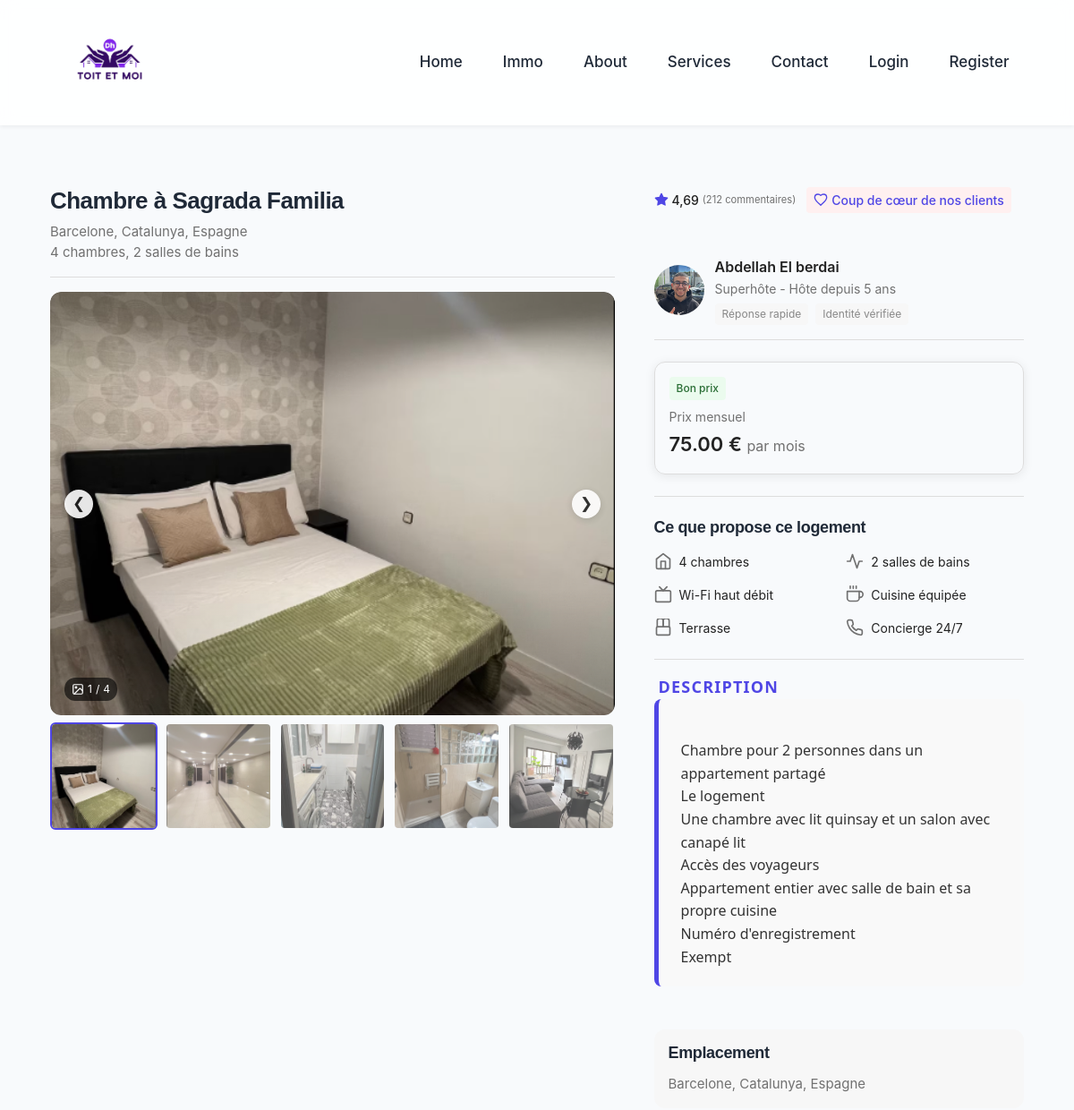
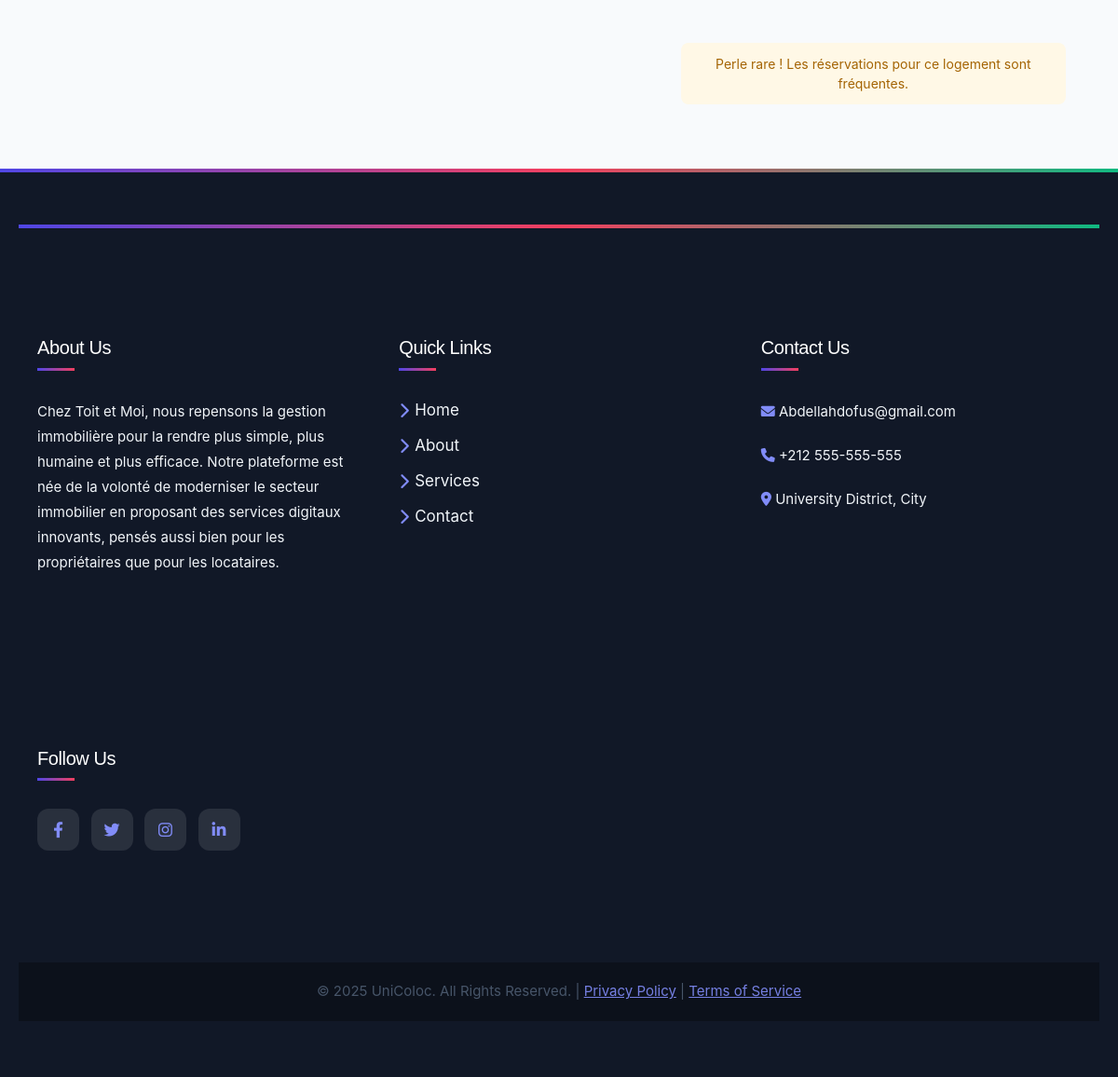
/20, run on the app's committed database (2 pictures, top to bottom).
### app/models.py (models this page shows, shortened)
class BienImmo(models.Model):
    x = [
        ('a vendre', 'a vendre'),
        ('a louer', 'a louer')
    ]
    name = models.CharField(max_length=200, default='nouvelle apartement')
    type = models.CharField(max_length=50, null=True, blank=True, choices=x)
    price = models.DecimalField(max_digits=15, decimal_places=2)
    content = models.TextField()
    address = models.CharField(max_length=255, default='')
    image1 = models.ImageField(upload_to='photos/%y/%m/%d', default='photos/25/04/25/pfp.jpg')
    image2 = models.ImageField(upload_to='photos/%y/%m/%d', default='photos/25/04/25/pfp.jpg')
    image3 = models.ImageField(upload_to='photos/%y/%m/%d', default='photos/25/04/25/pfp.jpg')
    image4 = models.ImageField(upload_to='photos/%y/%m/%d', default='photos/25/04/25/pfp.jpg')
    image5 = models.ImageField(upload_to='photos/%y/%m/%d', default='photos/25/04/25/pfp.jpg')
    user = models.ForeignKey(entrepreneur,on_delete=models.CASCADE)
    active = models.BooleanField(default=True)
    class Meta:
        ordering = ['price']

class entrepreneur(models.Model):
    user = models.ForeignKey(CustomUser,on_delete=models.CASCADE,primary_key=True)
    entreprise=models.CharField(max_length=50, default='x')

class CustomUser(AbstractUser):
    status = [
        ('entrepreneur', 'entrepreneur'),
        ('client', ' client'),
        ('admin','admin'),
        ('visiteur','visiteur')
    ]
    status = models.CharField(max_length=50, default='visiteur', choices=status)
    profile_picture = models.ImageField(upload_to='locataire_profile_pics/',default='locataire_profile_pics/Default.jpg', null=True, blank=True)
    phone_number = models.CharField(max_length=15, null=True, blank=True)
    date_of_birth = models.DateField(null=True, blank=True)
    address = models.CharField(max_length=255, null=True, blank=True)
    Carteid= models.CharField(max_length=100, null=True, blank=True)

### app/views.py (the view, shortened to what this page needs)
# urls.py: path('<int:id>',views.product_detail,name='Product' ),
def product_detail(request, id):
    bien = get_object_or_404(BienImmo, id=id)
    is_favoris = request.user.is_authenticated and Favoris.objects.filter(user=request.user, bien=bien).exists()
    form = ReservationForm(request.POST or None)
    return render(request, 'products/product.html', {
        'x': bien,
        'form': form,
        'is_favoris': is_favoris,
    })

### app/context_processors.py (called while the page is built)
def unread_message_count(request):
    if request.user.is_authenticated:
        count = Message.objects.filter(recipient=request.user, is_read=False).count()
        return {'unread_message_count': count}
    return {}

### templates/products/product.html (shortened to what this page needs)
{% extends 'base.html' %}
{% load static %}
{% block content %}
<div class="product-container">
  <div class="product-card">
    <div>
      <div class="product-header">
        <h3 class="product-name">{{ x.name }}</h3>
        <p class="product-subtitle">{{x.address}}<br>4 chambres, 2 salles de bains</p>
      </div>
      <div class="product-image-gallery">
        <img src="{{ x.image1.url }}" alt="{{ x.name }}" class="product-image-main" id="main-image">
        <div class="image-gallery-controls">
          <button class="gallery-control prev" onclick="prevImage()">&#10094;</button>
          <button class="gallery-control next" onclick="nextImage()">&#10095;</button>
        </div>
        <div class="gallery-indicator">
          <svg xmlns="http://www.w3.org/2000/svg" viewBox="0 0 24 24" fill="none" stroke="currentColor" stroke-width="2" stroke-linecap="round" stroke-linejoin="round">
            <rect x="3" y="3" width="18" height="18" rx="2" ry="2"></rect>
            <circle cx="8.5" cy="8.5" r="1.5"></circle>
            <polyline points="21 15 16 10 5 21"></polyline>
          </svg>
          <span id="current-image">1</span> / <span>4</span>
        </div>
      </div>
      <div class="product-image-thumbnails">
        <img src="{{ x.image1.url }}" alt="{{ x.name }}" class="thumbnail active" onclick="changeMainImage(this, '{{ x.image1.url }}', 0)">
        <img src="{{ x.image2.url }}" alt="{{ x.name }}" class="thumbnail" onclick="changeMainImage(this, '{{ x.image2.url }}', 1)">
        <img src="{{ x.image3.url }}" alt="{{ x.name }}" class="thumbnail" onclick="changeMainImage(this, '{{ x.image3.url }}', 2)">
        <img src="{{ x.image4.url }}" alt="{{ x.name }}" class="thumbnail" onclick="changeMainImage(this, '{{ x.image4.url }}', 3)">
        <img src="{{ x.image5.url }}" alt="{{ x.name }}" class="thumbnail" onclick="changeMainImage(this, '{{ x.image5.url }}', 4)">
      </div>
    </div>
    <div class="content-wrapper">
      <div class="badge-container">
        <div class="rating-badge">
          <svg xmlns="http://www.w3.org/2000/svg" width="16" height="16" viewBox="0 0 24 24" fill="currentColor" stroke="currentColor" stroke-width="2" stroke-linecap="round" stroke-linejoin="round">
            <polygon points="12 2 15.09 8.26 22 9.27 17 14.14 18.18 21.02 12 17.77 5.82 21.02 7 14.14 2 9.27 8.91 8.26 12 2"></polygon>
          </svg>
          4,69 <small>(212 commentaires)</small>
        </div>
        <div class="rating-badge featured-badge">
          Coup de cœur de nos clients
        </div>
      </div>
      <div class="host-section">
        <img src="{{x.user.user.profile_picture.url}}" alt="Host" class="host-avatar">
        <div class="host-info">
          <div class="host-name">{{ x.user.user.first_name }} {{ x.user.user.last_name }}</div>
          <div class="host-status">Superhôte - Hôte depuis 5 ans</div>
          <div class="host-badges">
            <span class="host-badge">Réponse rapide</span>
            <span class="host-badge">Identité vérifiée</span>
          </div>
        </div>
      </div>
      <div class="price-section">
        <div class="price-tag">Bon prix</div>
        <div class="price-label">Prix mensuel</div>
        <div class="product-price">{{ x.price }} € <small>par mois</small></div>
      </div>
      <div class="property-features">
        <h4 class="feature-title">Ce que propose ce logement</h4>
        <div class="feature-grid">
          <div class="feature-item">
            <svg class="feature-icon" xmlns="http://www.w3.org/2000/svg" viewBox="0 0 24 24" fill="none" stroke="currentColor" stroke-width="2" stroke-linecap="round" stroke-linejoin="round">
              <path d="M3 9l9-7 9 7v11a2 2 0 0 1-2 2H5a2 2 0 0 1-2-2z"></path>
              <polyline points="9 22 9 12 15 12 15 22"></polyline>
            </svg>
            4 chambres
          </div>
          <div class="feature-item">
            <svg class="feature-icon" xmlns="http://www.w3.org/2000/svg" viewBox="0 0 24 24" fill="none" stroke="currentColor" stroke-width="2" stroke-linecap="round" stroke-linejoin="round">
              <path d="M22 12h-4l-3 9L9 3l-3 9H2"></path>
            </svg>
            2 salles de bains
          </div>
          <div class="feature-item">
            <svg class="feature-icon" xmlns="http://www.w3.org/2000/svg" viewBox="0 0 24 24" fill="none" stroke="currentColor" stroke-width="2" stroke-linecap="round" stroke-linejoin="round">
              <rect x="2" y="7" width="20" height="15" rx="2" ry="2"></rect>
              <polyline points="17 2 12 7 7 2"></polyline>
            </svg>
            Wi-Fi haut débit
          </div>
          <div class="feature-item">
            Cuisine équipée
          </div>
          <div class="feature-item">
            Terrasse
          </div>
          <div class="feature-item">
            Concierge 24/7
          </div>
        </div>
      </div>
      <div class="product-description">
        {{ x.content }}
      </div>
      <div class="location-section">
        <h4 class="location-title">Emplacement</h4>
        <div class="location-address">{{ x.address }}</div>
      </div>
      <p class="urgent-message">Perle rare ! Les réservations pour ce logement sont fréquentes.</p>
</div>
{% endblock content %}

### templates/base.html (shortened to what this page needs)
{% load static %}
<!DOCTYPE html>
<html lang="en">
<head>
    <link rel="stylesheet" href="https://cdnjs.cloudflare.com/ajax/libs/font-awesome/6.0.0/css/all.min.css">
    <script src="https://cdn.tailwindcss.com"></script>
<link rel="stylesheet" href="https://cdn.jsdelivr.net/npm/flatpickr/dist/flatpickr.min.css">
    <link href="https://cdn.jsdelivr.net/npm/bootstrap@5.3.5/dist/css/bootstrap.min.css" rel="stylesheet">
</head>
<body>
  <body>
    <nav class="navbar">
        <div class="logo">
          <a href="{% url 'SayHello' %}">
            <img src="\media\photos\25\04\25\logo.png" alt="Toit et Moi">
          </a>
        </div>
        <ul class="nav-links" id="nav-links">
            <li><a href="{% url 'SayHello' %}">Home</a></li>
            <li><a href="{% url 'Products' %}">Immo</a></li>
            <li><a href="{% url 'Settings' %}">About</a></li>
            <li><a href="{% url 'Services' %}">Services</a></li>
            <li><a href="{% url 'Contact' %}">Contact</a></li>
            {% if user.is_authenticated %}
            <li class="relative">
              <a href="javascript:void(0)" id="profile-menu-toggle">
                <img src="{{ request.user.profile_picture.url }}"  alt="Profile Picture" class="w-12 h-12 rounded-full border-2 border-primary-light">
              </a>
          </li>
            <ul id="profile-menu">
            <li><a href="{% url 'profile' %}" class="block px-4 py-2 text-dark-color hover:bg-light-gray">Profile</a></li>
            <li><a href="{% url 'modify_profile' %}" class="block px-4 py-2 text-dark-color hover:bg-light-gray">Modify Profile</a></li>
            <li><a href="{% url 'AddProduct' %}" class="block px-4 py-2 text-dark-color hover:bg-light-gray">Add Product</a></li>
            {% if user.status != 'admin' %}
            <li><a href="{% url 'my_favoris' %}" class="block px-4 py-2 text-dark-color hover:bg-light-gray">Mes favoris</a></li>
            {% endif %}
            <li>
  <a href="{% url 'inbox' %}">
    Messages
    {% if unread_message_count > 0 %}
      <span class="badge">{{ unread_message_count }}</span>
    {% endif %}
  </a>
</li>
<style>.badge {
  background-color: red;
  color: white;
  border-radius: 50%;
  padding: 3px 7px;
  font-size: 0.75rem;
  margin-left: 5px;
}
</style>
            {% if user == x.user.user or user.status == 'admin' or user.status == 'entrepreneur' %}
            <a href="{% url 'dashboard_entrepreneur' %}" class="block px-4 py-2 text-dark-color hover:bg-light-gray">
             Gérer les réservations</a>
            {% endif %}
            {% if user.status == 'admin' %}
                <li><a href="{% url 'Dashboard' %}" class="block px-4 py-2 text-dark-color hover:bg-light-gray">Dashboard</a></li>
            {% endif %}
            <li><a href="{% url 'logout' %}" class="block px-4 py-2 text-dark-color hover:bg-light-gray">Logout</a></li>
           </ul>
            {% else %}
            <li><a href="{% url 'Loginpage' %}">Login</a></li>
            <li><a href="{% url 'Register' %}">Register</a></li>
            {% endif %}
        </ul>
    </nav>
    <main>
        {% block content %}{% endblock content %}
    </main>
    <footer>
        <div class="footer-container">
          <footer>
            <div class="footer-container">
                <section class="footer-section">
                    <h4>About Us</h4>
                    <p>Chez Toit et Moi, nous repensons la gestion immobilière pour la rendre plus simple, plus humaine et plus efficace. Notre plateforme est née de la volonté de moderniser le secteur immobilier en proposant des services digitaux innovants, pensés aussi bien pour les propriétaires que pour les locataires.</p>
                </section>
                <section class="footer-section">
                    <h4>Quick Links</h4>
                    <ul>
                        <li><a href="{% url 'SayHello' %}"><i class="fas fa-chevron-right"></i> Home</a></li>
                        <li><a href="{% url 'Settings' %}"><i class="fas fa-chevron-right"></i> About</a></li>
                        <li><a href="{% url 'Services' %}"><i class="fas fa-chevron-right"></i> Services</a></li>
                        <li><a href="{% url 'Contact' %}"><i class="fas fa-chevron-right"></i> Contact</a></li>
                    </ul>
                </section>
                <section class="footer-section">
                    <h4>Contact Us</h4>
                    <p><i class="fas fa-envelope"></i> <a href="mailto:Abdellahdofus@gmail.com">Abdellahdofus@gmail.com</a></p>
                    <p><i class="fas fa-phone"></i> +212 555-555-555</p>
                    <p><i class="fas fa-map-marker-alt"></i> University District, City</p>
                </section>
                <section class="footer-section">
                    <h4>Follow Us</h4>
                    <div class="social-media">
                        <a href="https://facebook.com" target="_blank" aria-label="Facebook"><i class="fab fa-facebook-f"></i></a>
                        <a href="https://twitter.com" target="_blank" aria-label="Twitter"><i class="fab fa-twitter"></i></a>
                        <a href="https://instagram.com" target="_blank" aria-label="Instagram"><i class="fab fa-instagram"></i></a>
                        <a href="https://linkedin.com" target="_blank" aria-label="LinkedIn"><i class="fab fa-linkedin-in"></i></a>
                    </div>
                </section>
            </div>
            <div class="footer-bottom">
                <p>&copy; 2025 UniColoc. All Rights Reserved. | <a href="#">Privacy Policy</a> | <a href="#">Terms of Service</a></p>
            </div>
        </footer>
        </div>
    </footer>
</head>

### data on the page
BienImmo: name "Chambre à Sagrada Familia", address "Barcelone, Catalunya, Espagne", image1 (picture), image2 (picture), image3 (picture), image4 (picture), image5 (picture), user.user.profile_picture (picture), user.user.first_name "Abdellah", user.user.last_name "El berdai", price "75.00", content "Chambre pour 2 personnes dans un appartement partagé Le logement Une chambre avec lit quinsay et un salon avec canapé lit Accès des voyageurs Appartement entier avec salle de bain et sa propre cuisine Numéro d'enregistrement Exempt"
